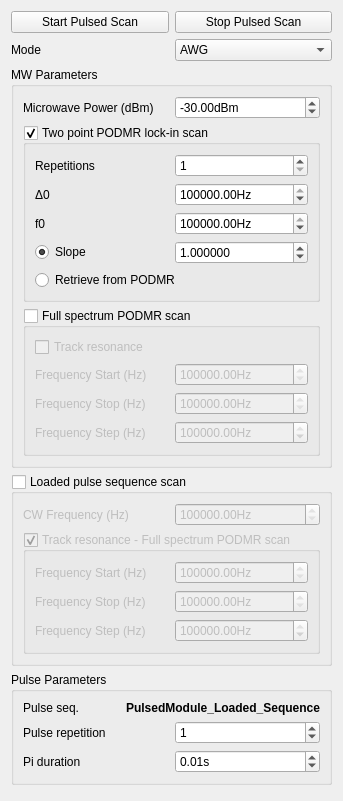
     <widget class="QWidget" name="Tab2">
      <attribute name="title">
       <string>Pulsed Measurements</string>
      </attribute>
      <layout class="QGridLayout" name="gridLayout_11">
       <item row="0" column="0">
        <layout class="QHBoxLayout" name="horizontalLayout_3">
         <item>
          <widget class="QPushButton" name="Start_Pulsed_PushButton">
           <property name="enabled">
            <bool>true</bool>
           </property>
           <property name="text">
            <string>Start Pulsed Scan</string>
           </property>
          </widget>
         </item>
         <item>
          <widget class="QPushButton" name="Stop_Pulsed_PushButton">
           <property name="text">
            <string>Stop Pulsed Scan</string>
           </property>
          </widget>
         </item>
        </layout>
       </item>
       <item row="1" column="0">
        <layout class="QHBoxLayout" name="horizontalLayout_15">
         <item>
          <widget class="QLabel" name="label_9">
           <property name="text">
            <string>Mode</string>
           </property>
          </widget>
         </item>
         <item>
          <widget class="QComboBox" name="AWG_mode_comboBox">
           <property name="toolTip">
            <string>&lt;html&gt;&lt;head/&gt;&lt;body&gt;&lt;p&gt;Different modes of tracking available. &lt;/p&gt;&lt;p&gt;None uses the measure multiple at one tracking freq. and then the next method.&lt;/p&gt;&lt;p&gt;AWG uses the fast switching of the AWG to do &amp;quot;lock-in&amp;quot; like measurement as described by Qi-Chao.&lt;/p&gt;&lt;/body&gt;&lt;/html&gt;</string>
           </property>
           <property name="currentIndex">
            <number>1</number>
           </property>
           <item>
            <property name="text">
             <string>None</string>
            </property>
           </item>
           <item>
            <property name="text">
             <string>AWG</string>
            </property>
           </item>
          </widget>
         </item>
        </layout>
       </item>
       <item row="2" column="0">
        <widget class="QGroupBox" name="groupBox_4">
         <property name="title">
          <string>MW Parameters</string>
         </property>
         <layout class="QGridLayout" name="gridLayout_5">
          <item row="1" column="0">
           <widget class="QGroupBox" name="mw_tracking_mode_RadioButton">
            <property name="title">
             <string>Two point PODMR lock-in scan</string>
            </property>
            <property name="checkable">
             <bool>true</bool>
            </property>
            <property name="checked">
             <bool>true</bool>
            </property>
            <layout class="QGridLayout" name="gridLayout">
             <item row="0" column="0">
              <layout class="QHBoxLayout" name="horizontalLayout_4">
               <item>
                <widget class="QLabel" name="label_24">
                 <property name="text">
                  <string>Repetitions</string>
                 </property>
                </widget>
               </item>
               <item>
                <widget class="QSpinBox" name="p_delta_doubleSpinBox">
                 <property name="toolTip">
                  <string>&lt;html&gt;&lt;head/&gt;&lt;body&gt;&lt;p&gt;Number of tracking repetitions. Allows correction of tracking freq. iteratively.&lt;/p&gt;&lt;/body&gt;&lt;/html&gt;</string>
                 </property>
                 <property name="minimum">
                  <number>1</number>
                 </property>
                </widget>
               </item>
              </layout>
             </item>
             <item row="1" column="0">
              <layout class="QHBoxLayout" name="horizontalLayout_17">
               <item>
                <widget class="QLabel" name="label_25">
                 <property name="text">
                  <string>Δ0</string>
                 </property>
                </widget>
               </item>
               <item>
                <widget class="ScienDSpinBox" name="delta0_doubleSpinBox">
                 <property name="toolTip">
                  <string>&lt;html&gt;&lt;head/&gt;&lt;body&gt;&lt;p&gt;The measurement for tracking is done at f0-delta and f0+delta.&lt;/p&gt;&lt;/body&gt;&lt;/html&gt;</string>
                 </property>
                 <property name="suffix">
                  <string>Hz</string>
                 </property>
                 <property name="minimum">
                  <double>1.000000000000000</double>
                 </property>
                 <property name="maximum">
                  <double>13000000000.000000000000000</double>
                 </property>
                 <property name="singleStep">
                  <double>1000.000000000000000</double>
                 </property>
                 <property name="value">
                  <double>100000.000000000000000</double>
                 </property>
                </widget>
               </item>
              </layout>
             </item>
             <item row="2" column="0">
              <layout class="QHBoxLayout" name="horizontalLayout_18">
               <item>
                <widget class="QLabel" name="label_26">
                 <property name="text">
                  <string>f0</string>
                 </property>
                </widget>
               </item>
               <item>
                <widget class="ScienDSpinBox" name="f0_doubleSpinBox">
                 <property name="toolTip">
                  <string>&lt;html&gt;&lt;head/&gt;&lt;body&gt;&lt;p&gt;The f0 must always be the left most peak in case of Hyperfine structure being present&lt;/p&gt;&lt;/body&gt;&lt;/html&gt;</string>
                 </property>
                 <property name="suffix">
                  <string>Hz</string>
                 </property>
                 <property name="minimum">
                  <double>1.000000000000000</double>
                 </property>
                 <property name="maximum">
                  <double>13000000000.000000000000000</double>
                 </property>
                 <property name="singleStep">
                  <double>1000.000000000000000</double>
                 </property>
                 <property name="value">
                  <double>2870000000.000000000000000</double>
                 </property>
                </widget>
               </item>
              </layout>
             </item>
             <item row="3" column="0">
              <layout class="QHBoxLayout" name="horizontalLayout_16">
               <item>
                <widget class="QRadioButton" name="slope_radioButton">
                 <property name="text">
                  <string>Slope</string>
                 </property>
                 <property name="checked">
                  <bool>true</bool>
                 </property>
                </widget>
               </item>
               <item>
                <widget class="ScienDSpinBox" name="slope2_doubleSpinBox">
                 <property name="toolTip">
                  <string>&lt;html&gt;&lt;head/&gt;&lt;body&gt;&lt;p&gt;Uses this value for the PODMR visibility slopes. Defines how much correction is done from a tracking measurement.&lt;/p&gt;&lt;/body&gt;&lt;/html&gt;</string>
                 </property>
                 <property name="decimals">
                  <number>6</number>
                 </property>
                 <property name="maximum">
                  <double>99999999999999997168788049560464200849936328366177157906432.000000000000000</double>
                 </property>
                 <property name="value">
                  <double>1.000000000000000</double>
                 </property>
                </widget>
               </item>
              </layout>
             </item>
             <item row="4" column="0">
              <widget class="QRadioButton" name="retrieve_radioButton">
               <property name="toolTip">
                <string>&lt;html&gt;&lt;head/&gt;&lt;body&gt;&lt;p&gt;Uses the value seen in the PODMR module at time of measurement.&lt;/p&gt;&lt;/body&gt;&lt;/html&gt;</string>
               </property>
               <property name="text">
                <string>Retrieve from PODMR</string>
               </property>
              </widget>
             </item>
            </layout>
           </widget>
          </item>
          <item row="2" column="0">
           <widget class="QGroupBox" name="mw_list_mode_RadioButton">
            <property name="enabled">
             <bool>true</bool>
            </property>
            <property name="title">
             <string>Full spectrum PODMR scan</string>
            </property>
            <property name="checkable">
             <bool>true</bool>
            </property>
            <property name="checked">
             <bool>false</bool>
            </property>
            <layout class="QGridLayout" name="gridLayout_9">
             <item row="1" column="0" colspan="2">
              <layout class="QHBoxLayout" name="horizontalLayout_5">
               <item>
                <widget class="QLabel" name="label_10">
                 <property name="text">
                  <string>Frequency Start (Hz)</string>
                 </property>
                </widget>
               </item>
               <item>
                <widget class="ScienDSpinBox" name="pulsed_freq_start_DoubleSpinBox">
                 <property name="toolTip">
                  <string>&lt;html&gt;&lt;head/&gt;&lt;body&gt;&lt;p&gt;&lt;br/&gt;&lt;/p&gt;&lt;/body&gt;&lt;/html&gt;</string>
                 </property>
                 <property name="suffix">
                  <string>Hz</string>
                 </property>
                 <property name="minimum">
                  <double>1000000000.000000000000000</double>
                 </property>
                 <property name="maximum">
                  <double>6000000000.000000000000000</double>
                 </property>
                 <property name="singleStep">
                  <double>0.010000000000000</double>
                 </property>
                 <property name="value">
                  <double>2780000000.000000000000000</double>
                 </property>
                </widget>
               </item>
              </layout>
             </item>
             <item row="2" column="0" colspan="2">
              <layout class="QHBoxLayout" name="horizontalLayout_6">
               <item>
                <widget class="QLabel" name="label_11">
                 <property name="text">
                  <string>Frequency Stop (Hz)</string>
                 </property>
                </widget>
               </item>
               <item>
                <widget class="ScienDSpinBox" name="pulsed_freq_stop_DoubleSpinBox">
                 <property name="suffix">
                  <string>Hz</string>
                 </property>
                 <property name="minimum">
                  <double>1000000000.000000000000000</double>
                 </property>
                 <property name="maximum">
                  <double>6000000000.000000000000000</double>
                 </property>
                 <property name="singleStep">
                  <double>0.010000000000000</double>
                 </property>
                 <property name="value">
                  <double>2980000000.000000000000000</double>
                 </property>
                </widget>
               </item>
              </layout>
             </item>
             <item row="3" column="0" colspan="2">
              <layout class="QHBoxLayout" name="horizontalLayout_7">
               <item>
                <widget class="QLabel" name="label_13">
                 <property name="text">
                  <string>Frequency Step (Hz)</string>
                 </property>
                </widget>
               </item>
               <item>
                <widget class="ScienDSpinBox" name="pulsed_freq_step_SpinBox">
                 <property name="toolTip">
                  <string>&lt;html&gt;&lt;head/&gt;&lt;body&gt;&lt;p&gt;Defines frequency step.&lt;/p&gt;&lt;/body&gt;&lt;/html&gt;</string>
                 </property>
                 <property name="suffix">
                  <string>Hz</string>
                 </property>
                 <property name="minimum">
                  <double>1.000000000000000</double>
                 </property>
                 <property name="maximum">
                  <double>9999999.000000000000000</double>
                 </property>
                 <property name="singleStep">
                  <double>100000.000000000000000</double>
                 </property>
                 <property name="value">
                  <double>1000000.000000000000000</double>
                 </property>
                </widget>
               </item>
              </layout>
             </item>
             <item row="0" column="0">
              <widget class="QCheckBox" name="podmr_list_tracking_checkBox">
               <property name="text">
                <string>Track resonance</string>
               </property>
              </widget>
             </item>
            </layout>
           </widget>
          </item>
          <item row="0" column="0">
           <layout class="QHBoxLayout" name="horizontalLayout_9">
            <item>
             <widget class="QLabel" name="label_14">
              <property name="text">
               <string>Microwave Power (dBm)</string>
              </property>
             </widget>
            </item>
            <item>
             <widget class="ScienDSpinBox" name="pulsed_mw_power_DoubleSpinBox">
              <property name="toolTip">
               <string>&lt;html&gt;&lt;head/&gt;&lt;body&gt;&lt;p&gt;Microwave power (SMIQ like device output) to be used for all below measurements.&lt;/p&gt;&lt;/body&gt;&lt;/html&gt;</string>
              </property>
              <property name="suffix">
               <string>dBm</string>
              </property>
              <property name="decimals">
               <number>2</number>
              </property>
              <property name="minimum">
               <double>-50.000000000000000</double>
              </property>
              <property name="maximum">
               <double>40.000000000000000</double>
              </property>
              <property name="singleStep">
               <double>0.100000000000000</double>
              </property>
              <property name="value">
               <double>-30.000000000000000</double>
              </property>
             </widget>
            </item>
           </layout>
          </item>
         </layout>
        </widget>
       </item>
       <item row="3" column="0">
        <widget class="QGroupBox" name="cw_mode_RadioButton">
         <property name="enabled">
          <bool>true</bool>
         </property>
         <property name="title">
          <string>Loaded pulse sequence scan</string>
         </property>
         <property name="checkable">
          <bool>true</bool>
         </property>
         <property name="checked">
          <bool>false</bool>
         </property>
         <layout class="QGridLayout" name="gridLayout_10">
          <item row="0" column="0">
           <layout class="QHBoxLayout" name="horizontalLayout_8">
            <item>
             <widget class="QLabel" name="label_12">
              <property name="text">
               <string>CW Frequency (Hz)</string>
              </property>
             </widget>
            </item>
            <item>
             <widget class="ScienDSpinBox" name="cw_freq_DoubleSpinBox">
              <property name="suffix">
               <string>Hz</string>
              </property>
              <property name="minimum">
               <double>1000000000.000000000000000</double>
              </property>
              <property name="maximum">
               <double>3500000000.000000000000000</double>
              </property>
              <property name="singleStep">
               <double>0.010000000000000</double>
              </property>
              <property name="value">
               <double>2870000000.000000000000000</double>
              </property>
             </widget>
            </item>
           </layout>
          </item>
          <item row="1" column="0">
           <widget class="QGroupBox" name="loadedSeqTrackFreqCheckbox">
            <property name="title">
             <string>Track resonance - Full spectrum PODMR scan</string>
            </property>
            <property name="checkable">
             <bool>true</bool>
            </property>
            <layout class="QGridLayout" name="gridLayout_7">
             <item row="0" column="0">
              <layout class="QHBoxLayout" name="horizontalLayout_33">
               <item>
                <widget class="QLabel" name="label_31">
                 <property name="text">
                  <string>Frequency Start (Hz)</string>
                 </property>
                </widget>
               </item>
               <item>
                <widget class="ScienDSpinBox" name="loadedTrack_pulsed_freq_start_DoubleSpinBox">
                 <property name="toolTip">
                  <string>&lt;html&gt;&lt;head/&gt;&lt;body&gt;&lt;p&gt;&lt;br/&gt;&lt;/p&gt;&lt;/body&gt;&lt;/html&gt;</string>
                 </property>
                 <property name="suffix">
                  <string>Hz</string>
                 </property>
                 <property name="minimum">
                  <double>1000000000.000000000000000</double>
                 </property>
                 <property name="maximum">
                  <double>3500000000.000000000000000</double>
                 </property>
                 <property name="singleStep">
                  <double>0.010000000000000</double>
                 </property>
                 <property name="value">
                  <double>2780000000.000000000000000</double>
                 </property>
                </widget>
               </item>
              </layout>
             </item>
             <item row="1" column="0">
              <layout class="QHBoxLayout" name="horizontalLayout_34">
               <item>
                <widget class="QLabel" name="label_32">
                 <property name="text">
                  <string>Frequency Stop (Hz)</string>
                 </property>
                </widget>
               </item>
               <item>
                <widget class="ScienDSpinBox" name="loadedTrack_pulsed_freq_stop_DoubleSpinBox">
                 <property name="suffix">
                  <string>Hz</string>
                 </property>
                 <property name="minimum">
                  <double>1000000000.000000000000000</double>
                 </property>
                 <property name="maximum">
                  <double>3500000000.000000000000000</double>
                 </property>
                 <property name="singleStep">
                  <double>0.010000000000000</double>
                 </property>
                 <property name="value">
                  <double>2980000000.000000000000000</double>
                 </property>
                </widget>
               </item>
              </layout>
             </item>
             <item row="2" column="0">
              <layout class="QHBoxLayout" name="horizontalLayout_35">
               <item>
                <widget class="QLabel" name="label_33">
                 <property name="text">
                  <string>Frequency Step (Hz)</string>
                 </property>
                </widget>
               </item>
               <item>
                <widget class="ScienDSpinBox" name="loadedTrack_pulsed_freq_num_SpinBox">
                 <property name="toolTip">
                  <string>&lt;html&gt;&lt;head/&gt;&lt;body&gt;&lt;p&gt;Defines frequency step.&lt;/p&gt;&lt;/body&gt;&lt;/html&gt;</string>
                 </property>
                 <property name="suffix">
                  <string>Hz</string>
                 </property>
                 <property name="minimum">
                  <double>1.000000000000000</double>
                 </property>
                 <property name="maximum">
                  <double>9999999.000000000000000</double>
                 </property>
                 <property name="singleStep">
                  <double>100000.000000000000000</double>
                 </property>
                 <property name="value">
                  <double>1000000.000000000000000</double>
                 </property>
                </widget>
               </item>
              </layout>
             </item>
            </layout>
           </widget>
          </item>
         </layout>
        </widget>
       </item>
       <item row="4" column="0">
        <widget class="QGroupBox" name="groupBox_6">
         <property name="title">
          <string>Pulse Parameters</string>
         </property>
         <layout class="QGridLayout" name="gridLayout_8">
          <item row="0" column="0">
           <layout class="QHBoxLayout" name="horizontalLayout_29">
            <item>
             <widget class="QLabel" name="label_19">
              <property name="text">
               <string>Pulse seq.</string>
              </property>
             </widget>
            </item>
            <item>
             <widget class="QLabel" name="loaded_sequence_label">
              <property name="font">
               <font>
                <weight>75</weight>
                <bold>true</bold>
               </font>
              </property>
              <property name="text">
               <string>PulsedModule_Loaded_Sequence</string>
              </property>
              <property name="alignment">
               <set>Qt::AlignRight|Qt::AlignTrailing|Qt::AlignVCenter</set>
              </property>
             </widget>
            </item>
           </layout>
          </item>
          <item row="1" column="0">
           <layout class="QHBoxLayout" name="horizontalLayout_28">
            <item>
             <widget class="QLabel" name="label_18">
              <property name="toolTip">
               <string>&lt;html&gt;&lt;head/&gt;&lt;body&gt;&lt;p&gt;The time the scanner should take during an idle move, i.e. when it drives to a new position, or to travel to the next starting position if the end line was reached in a single forward scan.&lt;/p&gt;&lt;/body&gt;&lt;/html&gt;</string>
              </property>
              <property name="text">
               <string>Pulse repetition</string>
              </property>
             </widget>
            </item>
            <item>
             <widget class="QSpinBox" name="pulse_repetition_spinBox">
              <property name="toolTip">
               <string>&lt;html&gt;&lt;head/&gt;&lt;body&gt;&lt;p&gt;Number of repetions of the loaded sequence.&lt;/p&gt;&lt;/body&gt;&lt;/html&gt;</string>
              </property>
              <property name="maximum">
               <number>1000000000</number>
              </property>
              <property name="value">
               <number>1</number>
              </property>
             </widget>
            </item>
           </layout>
          </item>
          <item row="2" column="0">
           <layout class="QHBoxLayout" name="horizontalLayout_2">
            <item>
             <widget class="QLabel" name="label_27">
              <property name="toolTip">
               <string>&lt;html&gt;&lt;head/&gt;&lt;body&gt;&lt;p&gt;The time the scanner should take during an idle move, i.e. when it drives to a new position, or to travel to the next starting position if the end line was reached in a single forward scan.&lt;/p&gt;&lt;/body&gt;&lt;/html&gt;</string>
              </property>
              <property name="text">
               <string>Pi duration</string>
              </property>
             </widget>
            </item>
            <item>
             <widget class="ScienDSpinBox" name="pi_duration_doubleSpinBox">
              <property name="toolTip">
               <string>&lt;html&gt;&lt;head/&gt;&lt;body&gt;&lt;p&gt;Pi pulse duration for all above measurements. Measurements are all hard coded in the logic except for CW mode.&lt;/p&gt;&lt;/body&gt;&lt;/html&gt;</string>
              </property>
              <property name="suffix">
               <string>s</string>
              </property>
              <property name="maximum">
               <double>100.000000000000000</double>
              </property>
              <property name="singleStep">
               <double>0.010000000000000</double>
              </property>
              <property name="value">
               <double>0.010000000000000</double>
              </property>
             </widget>
            </item>
           </layout>
          </item>
         </layout>
        </widget>
       </item>
       <item row="5" column="0">
        <spacer name="verticalSpacer_2">
         <property name="orientation">
          <enum>Qt::Vertical</enum>
         </property>
         <property name="sizeType">
          <enum>QSizePolicy::MinimumExpanding</enum>
         </property>
         <property name="sizeHint" stdset="0">
          <size>
           <width>20</width>
           <height>5</height>
          </size>
         </property>
        </spacer>
       </item>
      </layout>
     </widget>
